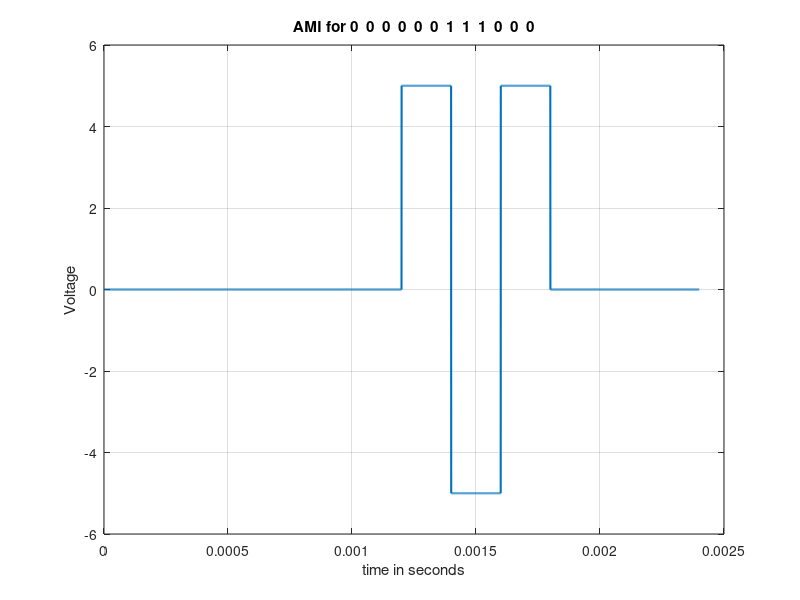

MATLAB code for this plot:
% AMI
% 22-47038-1
% AB-CDEFG-H
clc 
clear all 
close all 
bit_stream = [0 0 0 0 0 0 1 1 1 0 0 0]; 
no_bits = length(bit_stream); 
bit_rate = 5000; % 5 kbps 
pulse_per_bit = 1; % for AMI
pulse_duration = 1/((pulse_per_bit)*(bit_rate)); 
no_pulses = no_bits*pulse_per_bit; 
samples_per_pulse = 500; 
fs = (samples_per_pulse)/(pulse_duration); %sampling frequency 
% including pulse duration in sampling frequency 
% ensures having enough samples in each pulse  
t = 0:1/fs:(no_pulses)*(pulse_duration); % sampling interval 
% total duration = (no_pulse)*(pulse_duration) 
no_samples = length(t); % total number of samples 
dig_sig = zeros(1,no_samples); 
max_voltage = 5; 
min_voltage = 0; 
sign = 1;
for i = 1:no_bits 
    if bit_stream(i) == 1
        dig_sig(((i-1)*(samples_per_pulse)+1):i*(samples_per_pulse)) = sign*max_voltage*ones(1,samples_per_pulse);
        sign = (-1)*sign;
    else 
        dig_sig(((i-1)*(samples_per_pulse)+1):i*(samples_per_pulse)) = min_voltage*ones(1,samples_per_pulse); 
    end 
end 
plot(t,dig_sig,'linewidth',1.5) 
grid on 
xlabel('time in seconds') 
ylabel('Voltage') 
title(['AMI for ',num2str(bit_stream),''])